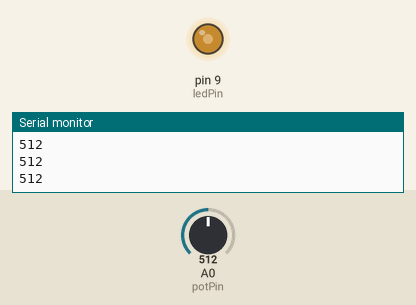
The sketch below on a simulated Arduino Uno, built with avr-gcc and run on an emulated ATmega328P. Parts: output pins drawn as LEDs (lit = HIGH), the last lines printed to the serial monitor. The test bench sets the inputs (shaded band); at power-on: A0 (potPin) = 512.

Above: at 1.3 s.
1.4 s: A0 (potPin) set to 306
At 1.8 s:
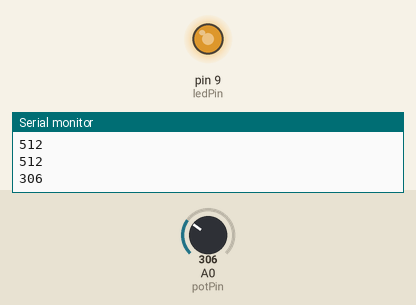
3.0 s: A0 (potPin) set to 122
At 4.2 s:
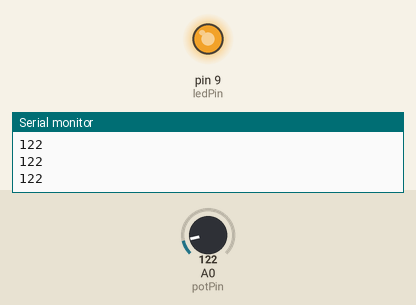
4.5 s: A0 (potPin) set to 900
At 5.4 s:
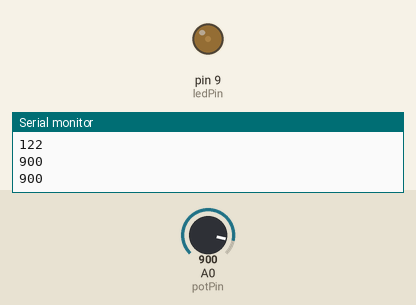
6.0 s: A0 (potPin) set to 1023
At 6.6 s:
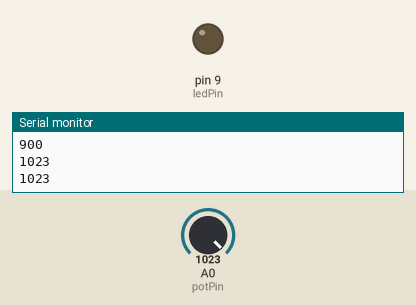
7.5 s: A0 (potPin) set to 511
At 9.0 s:
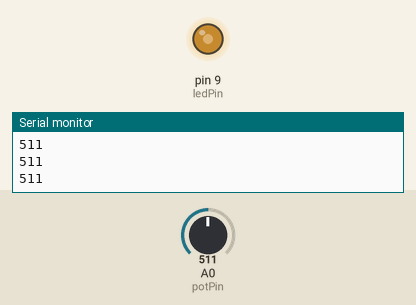
Timing chart, 0 to 10.0 s (numbered marks = the images above; inputs shaded):
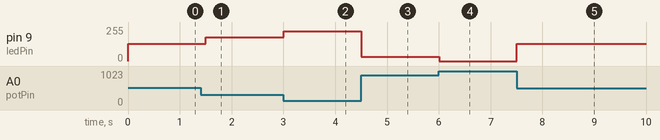

The sketch:

Potentiometer_3A_Arduino_.ino
```cpp
const int potPin = A0;  // Define the pin connected to the potentiometer
       // Variable to store the potentiometer value
const int ledPin = 9;
void setup() {
    Serial.begin(9600);  // Initialize serial communication
    pinMode(9, OUTPUT);
}

void loop() {
    int potValue = analogRead(potPin);  // Read the potentiometer value
    Serial.println(potValue);     // Print the value to the Serial Monitor
    int ledbrightness = map(potValue,0, 1023, 255, 0);
    analogWrite(ledPin, ledbrightness);
    delay(500);                      // Small delay for readability
}
```

Measured:
- after the input at 1.4 s, pin 9 (ledPin): 128/255 → 179/255 after 0.10 s
- after the input at 3.0 s, pin 9 (ledPin): 179/255 → 225/255 at once
- after the input at 4.5 s, pin 9 (ledPin): 225/255 → 31/255 at once
- after the input at 6.0 s, pin 9 (ledPin): 31/255 → 0/255 at once
- after the input at 7.5 s, pin 9 (ledPin): 0/255 → 128/255 at once
